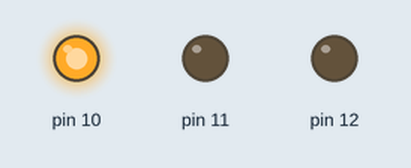
This sketch was run on a simulated Arduino Uno, built with avr-gcc and run on an emulated ATmega328P. Shown: output pins drawn as LEDs (lit = HIGH).

Above: at 2.5 s.
At 5.5 s:
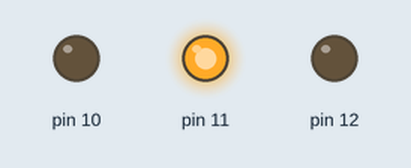
At 8.5 s:
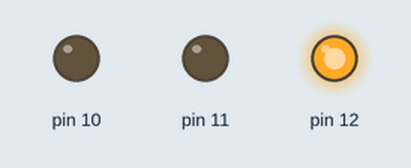
Timing chart, 0 to 14.3 s (numbered marks = the images above):
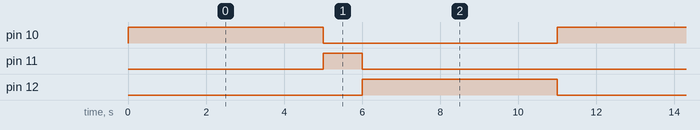

Measured:
- by itself, pin 10, pin 12: alternates HIGH for 5.0 s and LOW for 6.0 s
- by itself, pin 11: alternates HIGH for 1.0 s and LOW for 10.0 s
- by itself, everything shown: repeats every 11.0 s, in 4 steps

The sketch:

atuo_traffic_light_system.ino
```cpp
// 这里将完成红绿灯项目

void setup() {
  // setup() 里的代码在开发板通电或复位时只运行一次
  // 这里是告诉 Arduino：我们要把 10、11、12 号引脚当作“输出 (OUTPUT)”端口来用
  pinMode(10, OUTPUT); // 对应绿灯
  pinMode(11, OUTPUT); // 对应黄灯
  pinMode(12, OUTPUT); // 对应红灯
}

void loop() {
  // loop() 里的代码会不断地循环运行，直到断电
  digitalWrite(10, HIGH);  // 给 10 号引脚通电（高电平），绿灯亮起
  delay(5000);             // 保持现状等待 5000 毫秒（即 5 秒）
  digitalWrite(10, LOW);   // 给 13 号引脚断电（低电平），绿灯熄灭

  digitalWrite(11, HIGH);  // 给 11 号引脚通电（高电平），黄灯亮起
  delay(1000);             // 保持现状等待 1000 毫秒（即 1 秒）
  digitalWrite(11, LOW);   // 给 11 号引脚断电（低电平），黄灯熄灭

  digitalWrite(12, HIGH);  // 给 13 号引脚通电（高电平），红灯亮起
  delay(5000);             // 保持现状等待 5000 毫秒（即 5 秒）
  digitalWrite(12, LOW);   // 给 13 号引脚断电（低电平），红灯熄灭
}
```
